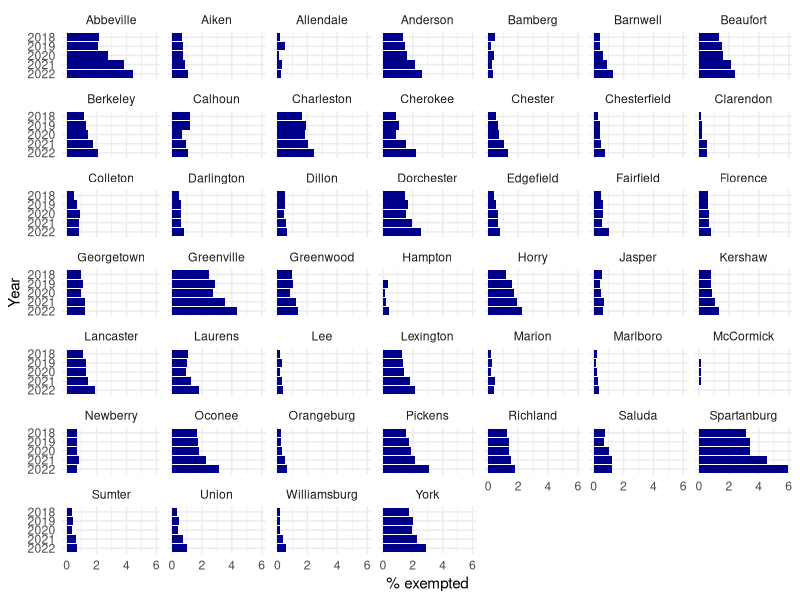
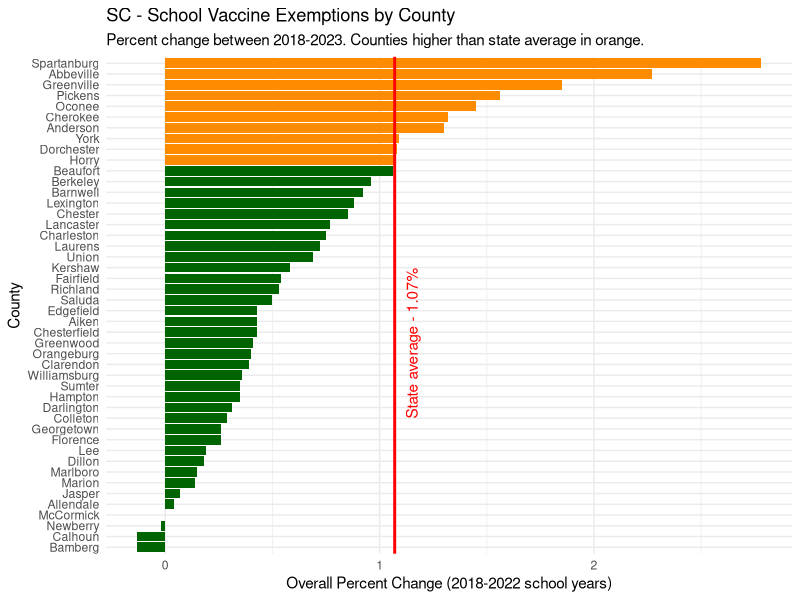

Recreate these plots in R, in order.
library(tidyverse)
library(readxl)

data_source <- 
  "https://dph.sc.gov/sites/scdph/files/media/document/Religious_Exemption_Rates_Last_5_School_Years_as_of_22-23.pdf"

vax_data <-
  read_excel(
    "Religious exemptions through 2023.xlsx",
    sheet = 2
  )

vax_clean <-
  vax_data |> 
  select(
    County,
    `2018-2019_pct`,
    `2019-2020_pct`,
    `2020-2021_pct`,
    `2021-2022_pct`,
    `2022-2023_pct`
  ) |> 
  rename(
    "Year_2018" = `2018-2019_pct`,
    "Year_2019" = `2019-2020_pct`,
    "Year_2020" = `2020-2021_pct`,
    "Year_2021" = `2021-2022_pct`,
    "Year_2022" = `2022-2023_pct`
  ) |> 
  pivot_longer(
    2:6,
    names_to = "Year",
    values_to = "% exempted"
  ) |> 
  mutate(
    `% exempted` = `% exempted` * 100
  ) |> 
  group_by(
    County
  ) |> 
  ungroup() |> 
  arrange(Year, County)

theme_set(theme_minimal())

change_by_county_graph <-
  ggplot(
  data = vax_clean |> 
    filter(County != "Statewide") |> 
    mutate(
      Year = case_match(
      Year, 
      "Year_2018" ~ 2018,
      "Year_2019" ~ 2019,
      "Year_2020" ~ 2020,
      "Year_2021" ~ 2021,
      "Year_2022" ~ 2022)
    ),
  aes(x = reorder(Year, -`% exempted`), y = `% exempted`, group = County, fill = "darkblue")
) +
  scale_fill_manual(values = "darkblue") +
  geom_col(position = position_dodge()) +
  coord_flip() +
  theme(
    legend.position = "none"
  ) +
  facet_wrap(~ County) +
  xlab("Year")

ggsave(
  "Change by county.jpeg",
  plot = change_by_county_graph,
  width = 2500,
  height = 1900,
  units = "px"
)

vax_overall_increase <-
  vax_clean |> 
  filter(
    Year %in% c("Year_2018", "Year_2022")
  ) |> 
  pivot_wider(
    names_from = "Year",
    values_from = "% exempted"
  ) |> 
  mutate(
    pct_change = Year_2022 - Year_2018
  )

state_avg <-
  vax_overall_increase |> 
  filter(County == "Statewide") |> 
  pull(pct_change)

overall_change_graph <-
  ggplot(
  data = vax_overall_increase |> 
    filter(County != "Statewide"),
  aes(x = reorder(County, pct_change), y = pct_change, fill = if_else(pct_change > state_avg, "darkorange", "dark green"))
) +
  geom_col(position = position_dodge()) +
  scale_fill_manual(values = c("darkorange" = "darkorange", "dark green" = "dark green")) +
  coord_flip() +
  theme(
    legend.position = "none"
  ) +
  geom_hline(
    yintercept = state_avg,
    color = "red",
    linewidth = 1
  ) +
  annotate(
    "text",
    x = 20,
    y = 1.15,
    label = "State average - 1.07%",
    color = "red",
    angle = 90
  ) +
  labs(
    title = "SC - School Vaccine Exemptions by County",
    subtitle = "Percent change between 2018-2023. Counties higher than state average in orange."
  ) +
  ylab("Overall Percent Change (2018-2022 school years)") +
  xlab("County")
  

ggsave(
  "Overall change graph.jpeg",
  plot = overall_change_graph
)
